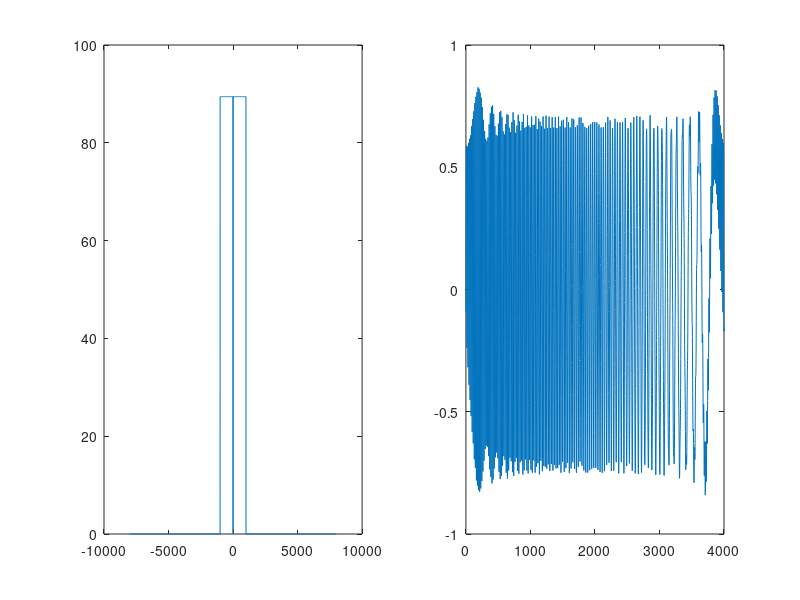

Write MATLAB code to recreate this figure. (Note: this script raises an error after producing the figure.)
clear; close all;clc;
%% Multisine generation
% Parameters
N1 = 4000;          % Number of samples
V_RMS = 0.5;        % RMS value of the input signal
K_min = 4/4;        % Minimum frequency bin. (The sampling frequency is 4 times larger than N)
K_max = 1000/4;     % Maximum frequency bin
K = K_min:K_max;

% Random phase multisine
phi = 2*pi*rand([K_min,K_max]);     % Random phase

% Frequency domain construction
X = zeros(N1,1);
X(K_min+1:K_max+1) = exp(1j*phi);   % Signal built in the frequency domain
multisine_rand = N1*real(ifft(X));  % Time domain
multisine_rand = multisine_rand*V_RMS/rms(multisine_rand);  % Setting the RMS value

% Noise
noise = randn([1,160000]);
noise = noise*V_RMS/rms(noise);     % Setting the RMS value

% Schroeder phase multisine
phi = K.*(K+1)*pi/length(K);        % Schroeder phase

% Frequency domain construction
X = zeros(N1,1);
X(K_min+1:K_max+1) = exp(1j*phi);   % Signal built in the frequency domain
multisine_scho = N1*real(ifft(X));  % Time domain
multisine_scho = multisine_scho*V_RMS/rms(multisine_scho);   % Setting the RMS value

fq = -N1/2:N1/2 - 1;
fq = fq*4;
figure; hold on;
subplot(1,2,1);
plot(fq,abs(fftshift(fft(multisine_scho))));
subplot(1,2,2);
plot(multisine_scho);

%%

[u , y] =  ReadDataLab2(N1,40,32,'out_Group9_InputPeriodick.mat');

[H, stdH] = TransferFunc(u, y, [2,4,8,16,32], @HFunction_time);

figure('Name','Time');
subplot(1,2,1);
plot(db(H(:,1)),'b.');
hold on;
plot(db(H(:,2)),'r.');

subplot(1,2,2);
plot((stdH(:,1)),'bo');
hold on;
plot((stdH(:,4)),'ro');

[H, stdH] = TransferFunc(u, y, [2,4,8,16,32], @HFunction_freq);

figure('Name','Freq');
subplot(1,2,1);
plot(db(H(:,1)),'b.');
hold on;
plot(db(H(:,5)),'r.');

subplot(1,2,2);
plot((stdH(:,1)),'bo');
hold on;
plot((stdH(:,4)),'ro');

[H, stdH] = TransferFunc(u, y, [2,4,8,16,32], @HFunction_FRF);

figure('Name','FRF');
subplot(1,2,1);
plot(db(H(:,1)),'b.');
hold on;
plot(db(H(:,5)),'r.');

subplot(1,2,2);
plot((stdH(:,1)),'bo');
hold on;
plot((stdH(:,4)),'ro');

[H, stdH] = TransferFunc(u, y, [2,4,8,16,32], @HFunction_pinput);

figure('Name','Power 1');
subplot(1,2,1);
plot(db(H(:,1)),'b.');
hold on;
plot(db(H(:,5)),'r.');

subplot(1,2,2);
plot((stdH(:,1)),'bo');
hold on;
plot((stdH(:,4)),'ro');

[H, stdH] = TransferFunc(u, y, [2,4,8,16,32], @HFunction_poutput);

figure('Name','Power 2');
subplot(1,2,1);
plot(db(H(:,1)),'b.');
hold on;
plot(db(H(:,5)),'r.');

subplot(1,2,2);
plot((stdH(:,1)),'bo');
hold on;
plot((stdH(:,4)),'ro');

%%
[H, stdH] = TransferFunc(u, y, [2,4,8,16,32], @HFunction_time);
figure('Name','Time');
plot(fq,db(H(:,1)),'b.');
hold on;
plot(fq,db(H(:,5)),'r.');
ylabel('Magnitude (dB)');
xlabel('Frequency (Hz)');
legend('2 repetitions','32 repetitions');
[H, stdH] = TransferFunc(u, y, [2,4,8,16,32], @HFunction_freq);
figure('Name','Time');
plot(fq,db(H(:,1)),'b.');
hold on;
plot(fq,db(H(:,5)),'r.');
ylabel('Magnitude (dB)');
xlabel('Frequency (Hz)');
legend('2 repetitions','32 repetitions');
[H, stdH] = TransferFunc(u, y, [2,4,8,16,32], @HFunction_FRF);
figure('Name','Time');
plot(fq,db(H(:,1)),'b.');
hold on;
plot(fq,db(H(:,5)),'r.');
ylabel('Magnitude (dB)');
xlabel('Frequency (Hz)');
legend('2 repetitions','32 repetitions');
[H, stdH] = TransferFunc(u, y, [2,4,8,16,32], @HFunction_pinput);
figure('Name','Time');
plot(fq,db(H(:,1)),'b.');
hold on;
plot(fq,db(H(:,5)),'r.');
ylabel('Magnitude (dB)');
xlabel('Frequency (Hz)');
legend('2 repetitions','32 repetitions');
[H, stdH] = TransferFunc(u, y, [2,4,8,16,32], @HFunction_poutput);
figure('Name','Time');
plot(fq,db(H(:,1)),'b.');
hold on;
plot(fq,db(H(:,5)),'r.');
ylabel('Magnitude (dB)');
xlabel('Frequency (Hz)');
legend('2 repetitions','32 repetitions');

%%
[H, stdH] = TransferFunc(u, y, [2,4,8,16,32], @HFunction_time);
figure('Name','Time');
plot(fq,db(stdH(:,1)),'b.');
hold on;
plot(fq,db(stdH(:,4)),'r.');
ylabel('Magnitude (dB)');
xlabel('Frequency (Hz)');
legend('2 repetitions','32 repetitions');
[H, stdH] = TransferFunc(u, y, [2,4,8,16,32], @HFunction_freq);
figure('Name','Time');
plot(fq,db(stdH(:,1)),'b.');
hold on;
plot(fq,db(stdH(:,4)),'r.');
ylabel('Magnitude (dB)');
xlabel('Frequency (Hz)');
legend('2 repetitions','32 repetitions');
[H, stdH] = TransferFunc(u, y, [2,4,8,16,32], @HFunction_FRF);
figure('Name','Time');
plot(fq,db(stdH(:,1)),'b.');
hold on;
plot(fq,db(stdH(:,4)),'r.');
ylabel('Magnitude (dB)');
xlabel('Frequency (Hz)');
legend('2 repetitions','32 repetitions');
[H, stdH] = TransferFunc(u, y, [2,4,8,16,32], @HFunction_pinput);
figure('Name','Time');
plot(fq,db(stdH(:,1)),'b.');
hold on;
plot(fq,db(stdH(:,4)),'r.');
ylabel('Magnitude (dB)');
xlabel('Frequency (Hz)');
legend('2 repetitions','32 repetitions');
[H, stdH] = TransferFunc(u, y, [2,4,8,16,32], @HFunction_poutput);
figure('Name','Time');
plot(fq,db(stdH(:,1)),'b.');
hold on;
plot(fq,db(stdH(:,4)),'r.');
ylabel('Magnitude (dB)');
xlabel('Frequency (Hz)');
legend('2 repetitions','32 repetitions');
%%
[H, stdH] = TransferFunc(u, y, [2,4,8,16,32], @HFunction_time);
figure('Name','Time');
for i = 1:5
    subplot(2,3,i)
    plot(fq,db(H(:,i)),'.');
    hold on;
    ylabel('Magnitude (dB)');
    xlabel('Frequency (Hz)');
    title(join([num2str(2^(i)),' repetitions']));
    %legend(join([num2str(2^(i)),' repetitions']));
end


%% Plots Aperiodic 

% [u , y] =  ReadDataLab2(N1*40,40,32,'out_Group9_InputAperiodic.mat');

data = load('out_Group9_InputAperiodic.mat');
u = data.Su;
y = data.Sy;

u = reshape(u,[],40);
y = reshape(y,[],40); 

u = u(:,8:end);
y = y(:,8:end);

[H, stdH] = TransferFunc(u, y, [2,4,8,16,32], @HFunction_time);

figure('Name','Time');
subplot(1,2,1);
plot(db(H(:,1)),'b.');
hold on;
plot(db(H(:,5)),'r.');

subplot(1,2,2);
plot((stdH(:,1)),'bo');
hold on;
plot((stdH(:,4)),'ro');

[H, stdH] = TransferFunc(u, y, [2,4,8,16,32], @HFunction_freq);

figure('Name','Freq');
subplot(1,2,1);
plot(db(H(:,1)),'b.');
hold on;
plot(db(H(:,5)),'r.');

subplot(1,2,2);
plot((stdH(:,1)),'bo');
hold on;
plot((stdH(:,4)),'ro');

[H, stdH] = TransferFunc(u, y, [2,4,8,16,32], @HFunction_FRF);

figure('Name','FRF');
subplot(1,2,1);
plot(db(H(:,1)),'b.');
hold on;
plot(db(H(:,5)),'r.');

subplot(1,2,2);
plot((stdH(:,1)),'bo');
hold on;
plot((stdH(:,4)),'ro');

[H, stdH] = TransferFunc(u, y, [2,4,8,16,32], @HFunction_pinput);

figure('Name','Power 1');
subplot(1,2,1);
plot(db(H(:,1)),'b.');
hold on;
plot(db(H(:,5)),'r.');

subplot(1,2,2);
plot((stdH(:,1)),'bo');
hold on;
plot((stdH(:,4)),'ro');

[H, stdH] = TransferFunc(u, y, [2,4,8,16,32], @HFunction_poutput);

figure('Name','Power 2');
subplot(1,2,1);
plot(db(H(:,1)),'b.');
hold on;
plot(db(H(:,5)),'r.');

subplot(1,2,2);
plot((stdH(:,1)),'bo');
hold on;
plot((stdH(:,4)),'ro');


